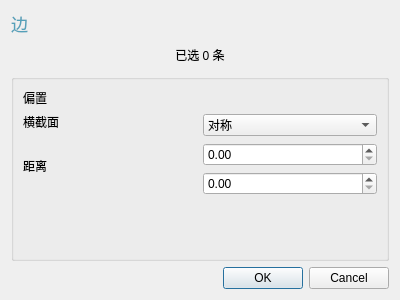
<?xml version="1.0" encoding="UTF-8"?>
<ui version="4.0">
 <class>chamferdialog</class>
 <widget class="QDialog" name="chamferdialog">
  <property name="geometry">
   <rect>
    <x>0</x>
    <y>0</y>
    <width>400</width>
    <height>300</height>
   </rect>
  </property>
  <property name="windowTitle">
   <string>Dialog</string>
  </property>
  <layout class="QVBoxLayout" name="verticalLayout">
   <item>
    <widget class="QLabel" name="edge">
     <property name="font">
      <font>
       <pointsize>13</pointsize>
      </font>
     </property>
     <property name="styleSheet">
      <string notr="true">color: rgb(85, 160, 185);</string>
     </property>
     <property name="text">
      <string>边</string>
     </property>
    </widget>
   </item>
   <item>
    <widget class="QPushButton" name="selectededge">
     <property name="text">
      <string>已选 0 条</string>
     </property>
     <property name="flat">
      <bool>true</bool>
     </property>
    </widget>
   </item>
   <item>
    <widget class="QGroupBox" name="groupBox_2">
     <property name="title">
      <string/>
     </property>
     <property name="flat">
      <bool>true</bool>
     </property>
     <layout class="QGridLayout" name="gridLayout">
      <item row="1" column="0">
       <widget class="QLabel" name="label_3">
        <property name="text">
         <string>横截面</string>
        </property>
       </widget>
      </item>
      <item row="1" column="1" rowspan="2">
       <widget class="QComboBox" name="comboBox">
        <item>
         <property name="text">
          <string>对称</string>
         </property>
        </item>
        <item>
         <property name="text">
          <string>非对称</string>
         </property>
        </item>
        <item>
         <property name="text">
          <string>偏置和角度</string>
         </property>
        </item>
       </widget>
      </item>
      <item row="2" column="0" rowspan="3">
       <widget class="QLabel" name="label_4">
        <property name="text">
         <string>距离</string>
        </property>
       </widget>
      </item>
      <item row="0" column="0">
       <widget class="QLabel" name="label_2">
        <property name="text">
         <string>偏置</string>
        </property>
       </widget>
      </item>
      <item row="5" column="0">
       <spacer name="verticalSpacer">
        <property name="orientation">
         <enum>Qt::Orientation::Vertical</enum>
        </property>
        <property name="sizeHint" stdset="0">
         <size>
          <width>20</width>
          <height>40</height>
         </size>
        </property>
       </spacer>
      </item>
      <item row="3" column="1">
       <widget class="QDoubleSpinBox" name="doubleSpinBox"/>
      </item>
      <item row="4" column="1">
       <widget class="QDoubleSpinBox" name="distance2SpinBox"/>
      </item>
     </layout>
    </widget>
   </item>
   <item>
    <widget class="QDialogButtonBox" name="buttonBox">
     <property name="orientation">
      <enum>Qt::Orientation::Horizontal</enum>
     </property>
     <property name="standardButtons">
      <set>QDialogButtonBox::StandardButton::Cancel|QDialogButtonBox::StandardButton::Ok</set>
     </property>
    </widget>
   </item>
  </layout>
 </widget>
 <resources/>
 <connections>
  <connection>
   <sender>buttonBox</sender>
   <signal>accepted()</signal>
   <receiver>chamferdialog</receiver>
   <slot>accept()</slot>
   <hints>
    <hint type="sourcelabel">
     <x>248</x>
     <y>254</y>
    </hint>
    <hint type="destinationlabel">
     <x>157</x>
     <y>274</y>
    </hint>
   </hints>
  </connection>
  <connection>
   <sender>buttonBox</sender>
   <signal>rejected()</signal>
   <receiver>chamferdialog</receiver>
   <slot>reject()</slot>
   <hints>
    <hint type="sourcelabel">
     <x>316</x>
     <y>260</y>
    </hint>
    <hint type="destinationlabel">
     <x>286</x>
     <y>274</y>
    </hint>
   </hints>
  </connection>
 </connections>
</ui>
